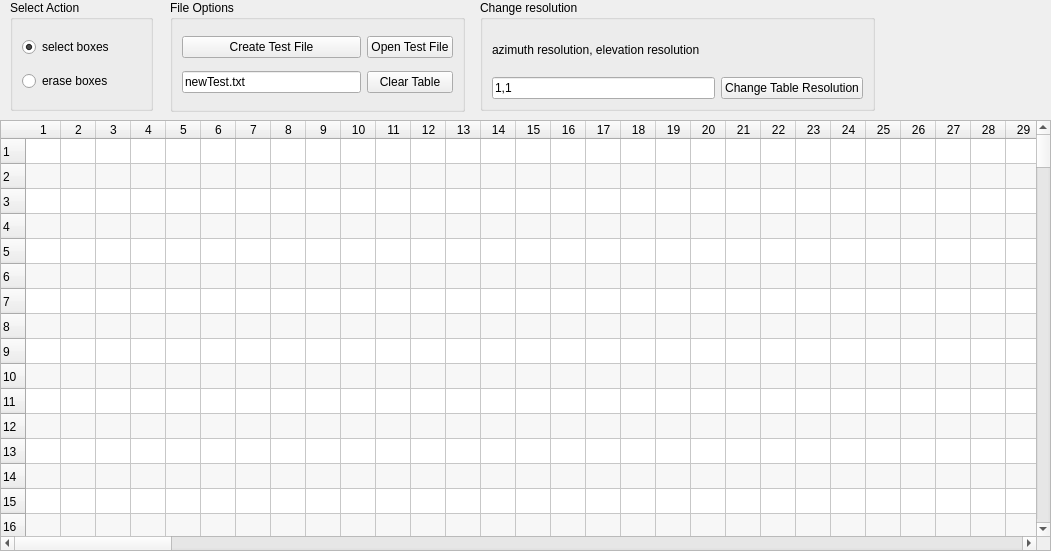
      <widget class="QWidget" name="page_2">
       <property name="geometry">
        <rect>
         <x>0</x>
         <y>0</y>
         <width>1051</width>
         <height>551</height>
        </rect>
       </property>
       <attribute name="label">
        <string>Create Position Test Table</string>
       </attribute>
       <widget class="QTableWidget" name="testCreatorTableWidget">
        <property name="geometry">
         <rect>
          <x>0</x>
          <y>120</y>
          <width>1051</width>
          <height>431</height>
         </rect>
        </property>
        <property name="cursor" stdset="0">
         <cursorShape>ArrowCursor</cursorShape>
        </property>
        <property name="mouseTracking">
         <bool>true</bool>
        </property>
        <property name="autoScrollMargin">
         <number>10</number>
        </property>
        <property name="alternatingRowColors">
         <bool>true</bool>
        </property>
        <property name="showGrid">
         <bool>true</bool>
        </property>
        <property name="rowCount">
         <number>180</number>
        </property>
        <property name="columnCount">
         <number>180</number>
        </property>
        <attribute name="horizontalHeaderMinimumSectionSize">
         <number>10</number>
        </attribute>
        <attribute name="horizontalHeaderDefaultSectionSize">
         <number>35</number>
        </attribute>
        <attribute name="verticalHeaderMinimumSectionSize">
         <number>10</number>
        </attribute>
        <attribute name="verticalHeaderDefaultSectionSize">
         <number>25</number>
        </attribute>
        <row/>
        <row/>
        <row/>
        <row/>
        <row/>
        <row/>
        <row/>
        <row/>
        <row/>
        <row/>
        <row/>
        <row/>
        <row/>
        <row/>
        <row/>
        <row/>
        <row/>
        <row/>
        <row/>
        <row/>
        <row/>
        <row/>
        <row/>
        <row/>
        <row/>
        <row/>
        <row/>
        <row/>
        <row/>
        <row/>
        <row/>
        <row/>
        <row/>
        <row/>
        <row/>
        <row/>
        <row/>
        <row/>
        <row/>
        <row/>
        <row/>
        <row/>
        <row/>
        <row/>
        <row/>
        <row/>
        <row/>
        <row/>
        <row/>
        <row/>
        <row/>
        <row/>
        <row/>
        <row/>
        <row/>
        <row/>
        <row/>
        <row/>
        <row/>
        <row/>
        <row/>
        <row/>
        <row/>
        <row/>
        <row/>
        <row/>
        <row/>
        <row/>
        <row/>
        <row/>
        <row/>
        <row/>
        <row/>
        <row/>
        <row/>
        <row/>
        <row/>
        <row/>
        <row/>
        <row/>
        <row/>
        <row/>
        <row/>
        <row/>
        <row/>
        <row/>
        <row/>
        <row/>
        <row/>
        <row/>
        <row/>
        <row/>
        <row/>
        <row/>
        <row/>
        <row/>
        <row/>
        <row/>
        <row/>
        <row/>
        <row/>
        <row/>
        <row/>
        <row/>
        <row/>
        <row/>
        <row/>
        <row/>
        <row/>
        <row/>
        <row/>
        <row/>
        <row/>
        <row/>
        <row/>
        <row/>
        <row/>
        <row/>
        <row/>
        <row/>
        <row/>
        <row/>
        <row/>
        <row/>
        <row/>
        <row/>
        <row/>
        <row/>
        <row/>
        <row/>
        <row/>
        <row/>
        <row/>
        <row/>
        <row/>
        <row/>
        <row/>
        <row/>
        <row/>
        <row/>
        <row/>
        <row/>
        <row/>
        <row/>
        <row/>
        <row/>
        <row/>
        <row/>
        <row/>
        <row/>
        <row/>
        <row/>
        <row/>
        <row/>
        <row/>
        <row/>
        <row/>
        <row/>
        <row/>
        <row/>
        <row/>
        <row/>
        <row/>
        <row/>
        <row/>
        <row/>
        <row/>
        <row/>
        <row/>
        <row/>
        <row/>
        <row/>
        <row/>
        <row/>
        <row/>
        <row/>
        <row/>
        <row/>
        <row/>
        <row/>
        <column/>
        <column/>
        <column/>
        <column/>
        <column/>
        <column/>
        <column/>
        <column/>
        <column/>
        <column/>
        <column/>
        <column/>
        <column/>
        <column/>
        <column/>
        <column/>
        <column/>
        <column/>
        <column/>
        <column/>
        <column/>
        <column/>
        <column/>
        <column/>
        <column/>
        <column/>
        <column/>
        <column/>
        <column/>
        <column/>
        <column/>
        <column/>
        <column/>
        <column/>
        <column/>
        <column/>
        <column/>
        <column/>
        <column/>
        <column/>
        <column/>
        <column/>
        <column/>
        <column/>
        <column/>
        <column/>
        <column/>
        <column/>
        <column/>
        <column/>
        <column/>
        <column/>
        <column/>
        <column/>
        <column/>
        <column/>
        <column/>
        <column/>
        <column/>
        <column/>
        <column/>
        <column/>
        <column/>
        <column/>
        <column/>
        <column/>
        <column/>
        <column/>
        <column/>
        <column/>
        <column/>
        <column/>
        <column/>
        <column/>
        <column/>
        <column/>
        <column/>
        <column/>
        <column/>
        <column/>
        <column/>
        <column/>
        <column/>
        <column/>
        <column/>
        <column/>
        <column/>
        <column/>
        <column/>
        <column/>
        <column/>
        <column/>
        <column/>
        <column/>
        <column/>
        <column/>
        <column/>
        <column/>
        <column/>
        <column/>
        <column/>
        <column/>
        <column/>
        <column/>
        <column/>
        <column/>
        <column/>
        <column/>
        <column/>
        <column/>
        <column/>
        <column/>
        <column/>
        <column/>
        <column/>
        <column/>
        <column/>
        <column/>
        <column/>
        <column/>
        <column/>
        <column/>
        <column/>
        <column/>
        <column/>
        <column/>
        <column/>
        <column/>
        <column/>
        <column/>
        <column/>
        <column/>
        <column/>
        <column/>
        <column/>
        <column/>
        <column/>
        <column/>
        <column/>
        <column/>
        <column/>
        <column/>
        <column/>
        <column/>
        <column/>
        <column/>
        <column/>
        <column/>
        <column/>
        <column/>
        <column/>
        <column/>
        <column/>
        <column/>
        <column/>
        <column/>
        <column/>
        <column/>
        <column/>
        <column/>
        <column/>
        <column/>
        <column/>
        <column/>
        <column/>
        <column/>
        <column/>
        <column/>
        <column/>
        <column/>
        <column/>
        <column/>
        <column/>
        <column/>
        <column/>
        <column/>
        <column/>
        <column/>
        <column/>
        <column/>
       </widget>
       <widget class="QGroupBox" name="groupBox_8">
        <property name="geometry">
         <rect>
          <x>10</x>
          <y>0</y>
          <width>143</width>
          <height>111</height>
         </rect>
        </property>
        <property name="title">
         <string>Select Action</string>
        </property>
        <layout class="QVBoxLayout" name="verticalLayout_2">
         <item>
          <widget class="QRadioButton" name="selectBoxesRadioButton">
           <property name="cursor">
            <cursorShape>ArrowCursor</cursorShape>
           </property>
           <property name="text">
            <string>select boxes</string>
           </property>
           <property name="checked">
            <bool>true</bool>
           </property>
          </widget>
         </item>
         <item>
          <widget class="QRadioButton" name="eraseBoxesRadioButton">
           <property name="text">
            <string>erase boxes</string>
           </property>
          </widget>
         </item>
        </layout>
       </widget>
       <widget class="QGroupBox" name="groupBox_10">
        <property name="geometry">
         <rect>
          <x>170</x>
          <y>0</y>
          <width>295</width>
          <height>112</height>
         </rect>
        </property>
        <property name="title">
         <string>File Options</string>
        </property>
        <layout class="QGridLayout" name="gridLayout_6">
         <item row="0" column="0">
          <widget class="QPushButton" name="createTextFilePushButton">
           <property name="text">
            <string>Create Test File</string>
           </property>
          </widget>
         </item>
         <item row="0" column="1" colspan="2">
          <widget class="QPushButton" name="openTestFilePushButton">
           <property name="text">
            <string>Open Test File</string>
           </property>
          </widget>
         </item>
         <item row="1" column="0">
          <widget class="QLineEdit" name="testFileLineEdit">
           <property name="text">
            <string>newTest.txt</string>
           </property>
          </widget>
         </item>
         <item row="1" column="1" colspan="2">
          <widget class="QPushButton" name="clearTablePushButton">
           <property name="text">
            <string>Clear Table</string>
           </property>
          </widget>
         </item>
        </layout>
       </widget>
       <widget class="QGroupBox" name="groupBox_11">
        <property name="geometry">
         <rect>
          <x>480</x>
          <y>0</y>
          <width>395</width>
          <height>111</height>
         </rect>
        </property>
        <property name="title">
         <string>Change resolution</string>
        </property>
        <layout class="QGridLayout" name="gridLayout_7">
         <item row="0" column="0" colspan="2">
          <widget class="QLabel" name="label_40">
           <property name="text">
            <string>azimuth resolution, elevation resolution</string>
           </property>
          </widget>
         </item>
         <item row="1" column="0">
          <widget class="QLineEdit" name="tableResolutionLineEdit">
           <property name="text">
            <string>1,1</string>
           </property>
          </widget>
         </item>
         <item row="1" column="1">
          <widget class="QPushButton" name="changeTableResolutionPushButton">
           <property name="text">
            <string>Change Table Resolution</string>
           </property>
          </widget>
         </item>
        </layout>
       </widget>
      </widget>
